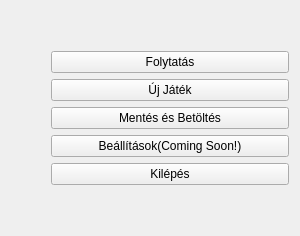
          <widget class="QWidget" name="page0_fomenu">
           <property name="sizePolicy">
            <sizepolicy hsizetype="Preferred" vsizetype="Preferred">
             <horstretch>0</horstretch>
             <verstretch>0</verstretch>
            </sizepolicy>
           </property>
           <layout class="QHBoxLayout" name="horizontalLayout_7">
            <item>
             <layout class="QHBoxLayout" name="horizontalLayout_6">
              <item>
               <spacer name="horizontalSpacer_2">
                <property name="orientation">
                 <enum>Qt::Orientation::Horizontal</enum>
                </property>
                <property name="sizeHint" stdset="0">
                 <size>
                  <width>40</width>
                  <height>20</height>
                 </size>
                </property>
               </spacer>
              </item>
              <item>
               <layout class="QVBoxLayout" name="verticalLayout_2">
                <item>
                 <spacer name="verticalSpacer">
                  <property name="orientation">
                   <enum>Qt::Orientation::Vertical</enum>
                  </property>
                  <property name="sizeHint" stdset="0">
                   <size>
                    <width>238</width>
                    <height>40</height>
                   </size>
                  </property>
                 </spacer>
                </item>
                <item>
                 <widget class="QPushButton" name="btn_folytatas">
                  <property name="text">
                   <string>Folytatás</string>
                  </property>
                 </widget>
                </item>
                <item>
                 <widget class="QPushButton" name="btn_ujjatek">
                  <property name="text">
                   <string>Új Játék</string>
                  </property>
                 </widget>
                </item>
                <item>
                 <widget class="QPushButton" name="btn_mentes_es_betoltes">
                  <property name="text">
                   <string>Mentés és Betöltés</string>
                  </property>
                 </widget>
                </item>
                <item>
                 <widget class="QPushButton" name="btn_beallitasok">
                  <property name="text">
                   <string>Beállítások(Coming Soon!)</string>
                  </property>
                 </widget>
                </item>
                <item>
                 <widget class="QPushButton" name="btn_kilepes">
                  <property name="text">
                   <string>Kilépés</string>
                  </property>
                 </widget>
                </item>
                <item>
                 <spacer name="verticalSpacer_2">
                  <property name="orientation">
                   <enum>Qt::Orientation::Vertical</enum>
                  </property>
                  <property name="sizeHint" stdset="0">
                   <size>
                    <width>20</width>
                    <height>40</height>
                   </size>
                  </property>
                 </spacer>
                </item>
               </layout>
              </item>
             </layout>
            </item>
           </layout>
          </widget>
